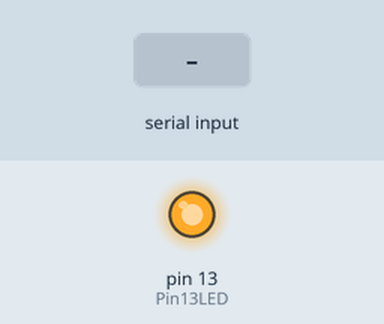
This sketch was run on a simulated Arduino Uno, built with avr-gcc and run on an emulated ATmega328P. Parts: output pins drawn as LEDs (lit = HIGH). The inputs (shaded band) are chosen by the test bench. Pins used as bus, display or sensor lines are not drawn; what the sketch prints to the serial monitor is not drawn.

Above: at 1.2 s.
1.3 s: byte 30 received over Serial
Timing chart, 0 to 4.3 s (numbered marks = the images above; inputs shaded):
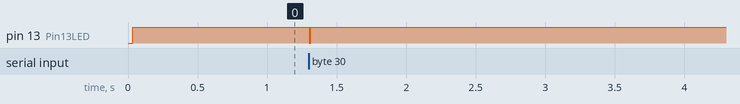

The sketch:

RS485-Maestro.ino
```cpp
/* YourDuino SoftwareSerialExample1
   - Connect to another Arduino running "YD_SoftwareSerialExampleRS485_1Remote"
   - Connect this unit Pins 10, 11, Gnd
   - Pin 3 used for RS485 direction control
   - To other unit Pins 11,10, Gnd  (Cross over)
   - Open Serial Monitor, type in top window.
   - Should see same characters echoed back from remote Arduino
   Questions: terry@yourduino.com
*/

/*-----( Import needed libraries )-----*/
#include <SoftwareSerial.h>
/*-----( Declare Constants and Pin Numbers )-----*/
#define SSerialRX        10  //Serial Receive pin
#define SSerialTX        11  //Serial Transmit pin

#define SSerialTxControl 3   //RS485 Direction control

#define RS485Transmit    HIGH
#define RS485Receive     LOW

#define Pin13LED         13

/*-----( Declare objects )-----*/
SoftwareSerial RS485Serial(SSerialRX, SSerialTX); // RX, TX

/*-----( Declare Variables )-----*/
int byteReceived;
int byteSend;

void setup()   /****** SETUP: RUNS ONCE ******/
{
  // Start the built-in serial port, probably to Serial Monitor
  Serial.begin(9600);
  Serial.println("YourDuino.com SoftwareSerial remote loop example");
  Serial.println("Use Serial Monitor, type in upper window, ENTER");

  pinMode(Pin13LED, OUTPUT);
  pinMode(SSerialTxControl, OUTPUT);

  digitalWrite(SSerialTxControl, RS485Receive);  // Init Transceiver

  // Start the software serial port, to another device
  RS485Serial.begin(4800);   // set the data rate

}//--(end setup )---


void loop()   /****** LOOP: RUNS CONSTANTLY ******/
{
  digitalWrite(Pin13LED, HIGH);  // Show activity
  if (Serial.available())
  {
    byteReceived = Serial.read();

    digitalWrite(SSerialTxControl, RS485Transmit);  // Enable RS485 Transmit
    RS485Serial.write(byteReceived);          // Send byte to Remote Arduino

    digitalWrite(Pin13LED, LOW);  // Show activity
    delay(10);
    digitalWrite(SSerialTxControl, RS485Receive);  // Disable RS485 Transmit
  }

  if (RS485Serial.available())  //Look for data from other Arduino
   {
    digitalWrite(Pin13LED, HIGH);  // Show activity
    byteReceived = RS485Serial.read();    // Read received byte
    Serial.write(byteReceived);        // Show on Serial Monitor
    Serial.write("Mensaje Recibido");
    delay(10);
    digitalWrite(Pin13LED, LOW);  // Show activity
   }

}
```

Measured:
- after the input at 1.3 s, pin 13 (Pin13LED): HIGH → LOW at once, → HIGH 0.01 s later
